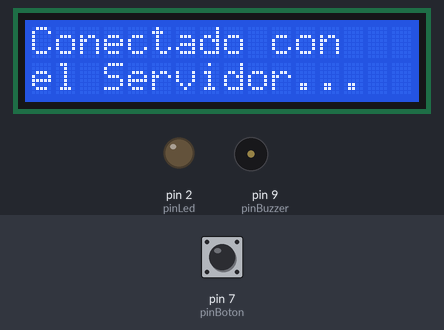
Simulated run of this sketch. Board: Arduino Uno, built with avr-gcc and run on an emulated ATmega328P. On the bench: 16×2 character LCD, output pins drawn as LEDs (lit = HIGH), buzzer (waves = sounding). Inputs (shaded band) come from the test bench; at power-on: pin 7 (pinBoton) LOW. WiFi joins after 1.5 s; servers stay silent unless stated; uploads are accepted with an empty reply; random numbers use the default seed unless the sketch sets one; what the sketch prints to the serial monitor is not drawn.

Above: at 8.9 s.
At 13.0 s:
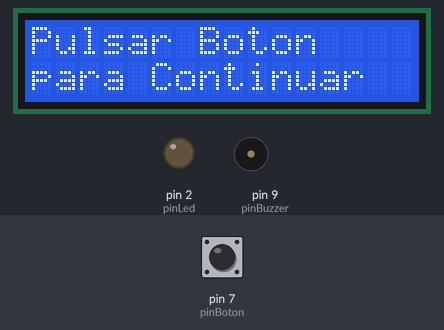
13.1 s: pin 7 (pinBoton) pulled HIGH for 3 s
At 15.5 s:
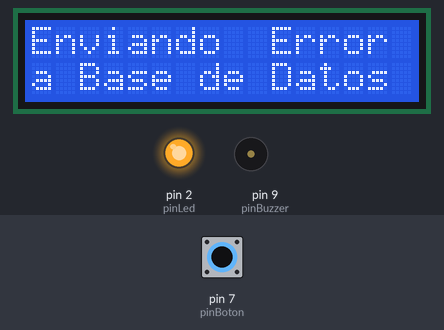
24.7 s: pin 7 (pinBoton) pulled HIGH for 3 s
At 30.7 s:
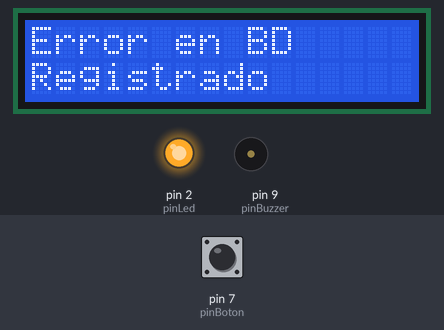
Timing chart, 0 to 37.7 s (numbered marks = the images above; inputs shaded):
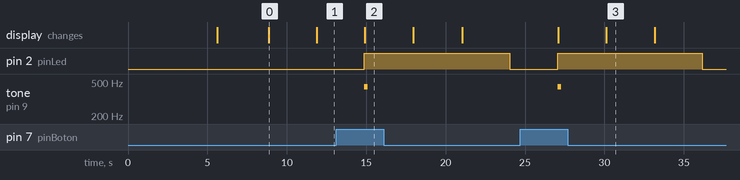

Measured:
- after the input at 13.1 s, pin 2 (pinLed): LOW → HIGH after 1.8 s, → LOW 9.2 s later; tone on pin 9 (pinBuzzer): silent → 440 Hz after 1.8 s, → silent 0.20 s later; the display: changes after 1.8 s (image 2)
- after the input at 24.7 s, pin 2 (pinLed): LOW → HIGH after 2.4 s, → LOW 9.1 s later; tone on pin 9 (pinBuzzer): silent → 440 Hz after 2.4 s, → silent 0.20 s later; the display: first changes after 2.4 s (image 3 shows a later state)
- what the display in image 0 shows lasts 3.0 s, from 8.9 s to 11.9 s

The sketch:

CDAS_Final_Extras_Bueno.ino
```cpp
/* Con este sketch controlaremos el encendido y apagado de un led con un botón.  */
#include <Wire.h>
#include <LiquidCrystal_I2C.h>
#include <SPI.h>
#include <Ethernet.h> // para la conexion de internet
#include <base64.h> // para la encriptacion


// definición de constantes de los números de pines
const int pinBoton =  7;     // pin del botón   pin 7
const int pinLed   =  2;     // pin del led pin 9
const int pinBuzzer   =  9;     // pin del buzzer pin 9
 /* El zumbador lo pongo negro pin GND y rojo Pin 9
 led  pin Anodo (Mas Largo) pin 2 el corto resistencia  AZUL y pin GND
 boton los dos pines de una cara uno voltaje 5V y el otro resistencia cafe y GND
 por el otro lado del boton el mismo de la resistencia a pin 7
o*/
// variable para el valor del estado del botón
int estadoBoton = 0;

//variable del aleatorio
long randomNumber;

// variable de errores
char* desError[]={"P0304", "P0305", "P0306","P0307"};

// variable de almacenamiento
//String errorMostrar;
String errorEnviar;

/* conexion con db_adas */


//Direccion mac de mi tarjeta Arduino
byte mac[] = {  0xDE, 0xAD, 0xBE, 0xEF, 0xFE, 0xED };
// ip del servidor MySQL
IPAddress server(192, 168, 0, 104);
//IPAddress server(10, 14, 2, 174);

// Creo un cliente que se conecta mediante IP y puerto
EthernetClient client;

//inicializamos la varible
String error_enviar;

LiquidCrystal_I2C lcd(0x27,16,2);//definimos objeto LiquidCrystal
void inicio_LCD(){
    lcd.init();//iniciamos lcd
    lcd.backlight();//luz de fondo
    lcd.clear();//limpiar
    lcd.setCursor(0,0);
    lcd.print("  C. D. A. S. ");
    lcd.setCursor(0,1);
    lcd.print("Iniciando.......");
    delay(3000);
}
void inicio_pines(){
      // pin del buzzer como salida
      pinMode(pinBuzzer, OUTPUT);
       // pin del led como salida
      pinMode(pinLed, OUTPUT);
      // pin del botón como entrada
      pinMode(pinBoton, INPUT);
  }

void setup() {
  // inicio el puerto serial
    Serial.begin(9600);
    inicio_LCD();
    inicio_RED();
    inicio_pines();
}


void manejo_error(){
        digitalWrite(pinLed, HIGH); // así que enciende el pin
        tone (9, 440, 200);
        //Genera un numero aleatorio entre 1 y 100
        randomNumber = random(1,5);
        // Comprobamos cual es el error a enviar
        for (int i = 1; i < 5; i++){
          if (i == (randomNumber-1) ){
           Serial.println(" El error es : ");
           error_enviar = (desError[i]);
           //para la encriptacion
             String toEncode = error_enviar ;
              String encoded = base64::encode(toEncode);

           lcd.clear();
            lcd.setCursor(0,0);
            lcd.print("Enviando  Error");
            lcd.setCursor(0,1);
            lcd.print("a Base de Datos");
            delay(3000);
            Serial.println(error_enviar);
            Serial.println("  y su numero corresponde  : ");
            Serial.println(randomNumber);
            Serial.println(error_enviar);
            client.print("GET /insertar.php?bastidor=HG4HY589DNBVE45UR&error=");
            client.print(encoded);
            client.println(" HTTP/1.0");
            client.println();
            lcd.clear();
            lcd.setCursor(0,0);
            lcd.print("Error en BD");
            lcd.setCursor(0,1);
            lcd.print("Registrado");
            delay(3000);
          comprobarrecepcion ();
           i==5;
             //Esperamos 5 segundo para poder enviarlo a la base de datos
          }
       }
  }

void loop() {
     lcd.clear();
     lcd.setCursor(0,0);
     lcd.print("Pulsar Boton ");
     lcd.setCursor(0,1);
     lcd.print("para Continuar");
     delay(3000);

      // lee el valor del estado del botón con pinBoton y lo guarda en la variable estadoBoton
      estadoBoton = digitalRead(pinBoton);
      // revisa el estado con un if
      Serial.println(estadoBoton);
      if (estadoBoton == HIGH) {     // si es HIGH, el botón esta oprimido
         manejo_error();
    }
    else // si no es el caso, entonces
      {
          digitalWrite(pinBuzzer, LOW); // el botón no esta oprimido, así que apaga el led
          digitalWrite(pinLed, LOW); // el botón no esta oprimido, así que apaga el led
      }
}


// funciones especificas

void inicio_RED(){

  // Pregunto si esta escuchando.

  if (Ethernet.begin(mac) == 0) {
    // si no me puedo conectar porque no me han dado una ip valida
    Serial.println("Fallo con el servidor DHCP");
    // no ejecuto el ciclo ya que no me he podido conectar
    for(;;)
      ;
  }
  // lw doy un segundo para que se inicialice la shield de Ethernet
  delay(1000);
            lcd.clear();
            lcd.setCursor(0,0);
            lcd.print("Conectando con");
            lcd.setCursor(0,1);
            lcd.print("el Servidor...");
            delay(3000);
  Serial.println("connectando...");

  // pregunto si tiene unaconexion que se conecte atravez delpuerto 80:
  if (client.connect(server, 80)) {
    lcd.clear();
            lcd.setCursor(0,0);
            lcd.print("Conectado con");
            lcd.setCursor(0,1);
            lcd.print("el Servidor...");
            delay(3000);
    Serial.println("Conectado con el servidor......");
    // hago la solicitud http:

  }
  else {
    // si no me conecto:
    Serial.println("conexion fallida ");
    lcd.clear();
    lcd.setCursor(0,0);
    lcd.print("Conexion");
    lcd.setCursor(0,1);
    lcd.print("FALLIDA...");
    delay(3000);
    lcd.clear();
    lcd.setCursor(0,0);
    lcd.print("Deve desconectar");
    lcd.setCursor(0,1);
    lcd.print(" el Enchucfe....");
    delay(3000);
for(;;){/*vacio para terminar*/}
  }

  }
  void comprobarrecepcion (){
    {
  //si hay datos entrantes desde el servidor imprimelos
  if (client.available()) {
    char c = client.read();
    Serial.print(c);
  }

  // si el servidor no esta en servicio
  if (!client.connected()) {
    Serial.println();
    Serial.println("desconectado......");
    client.stop();
    lcd.clear();
    lcd.setCursor(0,0);
    lcd.print("Desconectado");
    lcd.setCursor(0,1);
    lcd.print("Por el servidor");
    delay(3000);
    // sin no
    for(;;)
      ;
  }
}

    }
```
